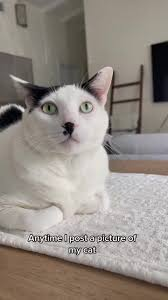
#> input picture labwork2/cat.jpeg, 168 x 300 px, found by its file name
$ python histogram.py
#> lines starting #> are read from the running program, lines starting #| are printed output that depends on the picture
import cv2
import numpy as np
import matplotlib.pyplot as plt

image = cv2.imread("cat.jpeg")
#> image is the input picture: shape (300, 168, 3); mean B, G, R 131.8, 138.7, 146.7
#Receive a 3D NumPy array: 3D = rows + columns; 2D = each row; 1D = 1 vector of 3 values (G, B, R)

print(image.shape, type(image.shape)) #Size and depth of each pixel (3 means B,G,R)
#| (300, 168, 3) <class 'tuple'>
print(image)
#> (printed output is left out)
print(type(image))
#| <class 'numpy.ndarray'>

#convert to grayscale image
def preprocessing(image):
    print("start gray...")
    for i in range(image.shape[0]):
        for j in range(image.shape[1]):
            pixel = image[i][j]
            gray = (int(pixel[0]) + int(pixel[1]) + int(pixel[2])) / 3
            pixel[0] = pixel[1] = pixel[2] = gray
    print("finish gray.")

preprocessing(image)
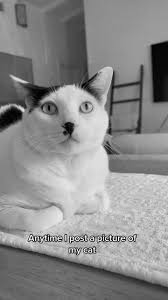
#> image: shape (300, 168, 3); min 0, max 254, mean 138.8

cv2.imwrite("gray.jpg", image)
print("saved gray")

arr = np.array(image)
plt.hist(arr.flatten(), bins = 256)
plt.show()
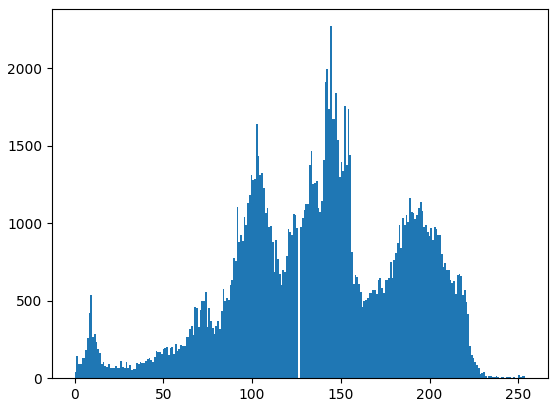
#> figure drawn by matplotlib, 1 panel; tallest bar 2271 high, from x = 143.9 to 144.9

$ run again, with labwork2/averaging.jpg copied over labwork2/cat.jpeg
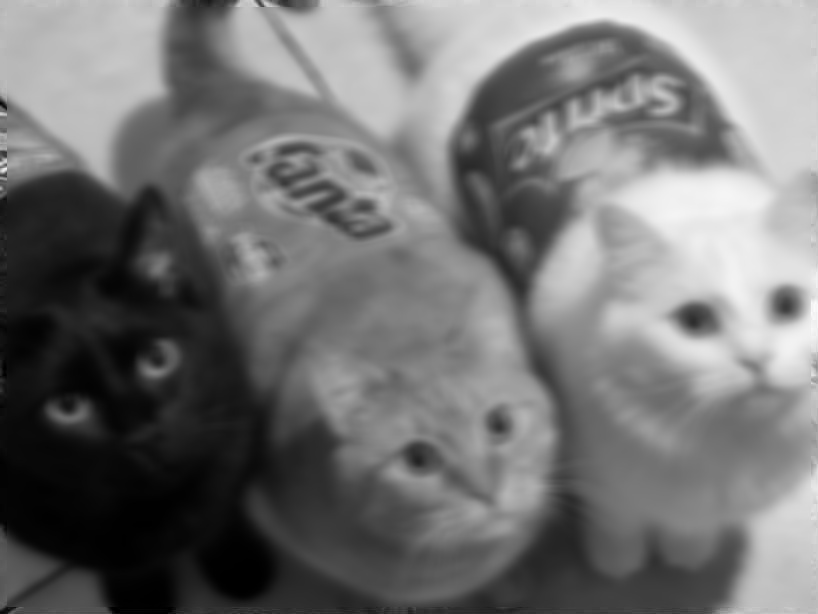
#> input picture labwork2/averaging.jpg, 818 x 614 px, found by its file name
#> image is the input picture: shape (614, 818, 3); min 0, max 252, mean 114.3
#| (614, 818, 3) <class 'tuple'>
#> (printed output is left out)
#| <class 'numpy.ndarray'>
#> `plt.show()`:
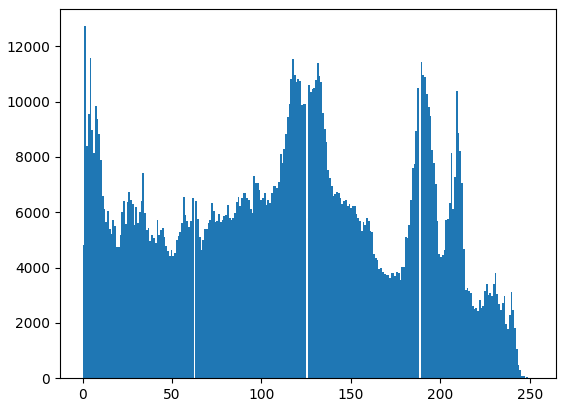
#> figure drawn by matplotlib, 1 panel; tallest bar 12729 high, from x = 0.984 to 1.97
